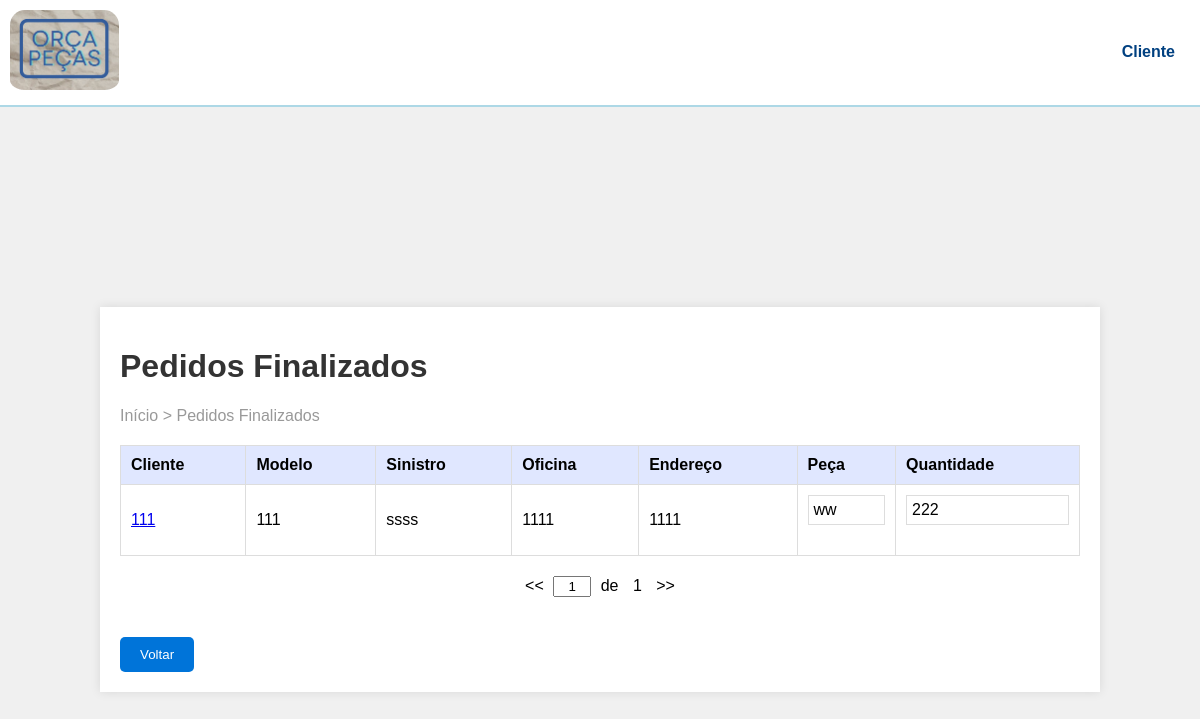
/finalizados/ (signed in), run on the app's committed database.
### orcaPecas/models.py (models this page shows, shortened)
class Orcamento(models.Model):
    criador = models.ForeignKey(User, on_delete=models.CASCADE)
    nome = models.CharField(max_length=100)
    modelo = models.CharField(max_length=100)
    placa = models.CharField(max_length=100)
    data_criacao = models.DateTimeField(auto_now_add=True)
    oficina_entrega_nome = models.CharField(max_length=100)
    oficina_entrega_endereco = models.TextField()
    status = models.CharField(max_length=27, default='Pendente')
    comentarios_cliente = models.TextField(blank=True, null=True)
    comentarios_fornecedor = models.TextField(blank=True, null=True)
    prazo_entrega = models.DateField(blank=True, null=True)
    valor_total = models.DecimalField(max_digits=10, decimal_places=2, blank=True, null=True)
    itens_orcamento = models.JSONField(default=list)

### orcaPecas/views.py (the view)
# urls.py: path('finalizados/', views.orcamentos_finalizados, name='finalizados'),
def orcamentos_finalizados(request):
    orcamentos = Orcamento.objects.filter(status='Aprovado')
    return render(request, 'pages/finalizados.html', {'orcamentos': orcamentos})

### orcaPecas/templates/pages/finalizados.html (shortened to what this page needs)
{% load static %}
<!DOCTYPE html>
<html lang="en">
<head>
    <link rel="stylesheet" href="{% static 'css/style_orcamento.css' %}" />
</head>
<body>
  <header>
    <img src="{% static 'images/logoOrcaPecas.PNG' %}" alt="Logo" />
    <span class="user-name">{{ user }}</span>
  </header>
  <div class="container">
    <h1>Pedidos Finalizados</h1>
    <div class="breadcrumb">Início > Pedidos Finalizados</div>
    <div class="table-container">
    <table>
        <thead>
          <tr>
            <th>Cliente</th>
            <th>Modelo</th>
            <th>Sinistro</th>
            <th>Oficina</th>
            <th>Endereço</th>
            <th>Peça</th>
            <th>Quantidade</th>
          </tr>
        </thead>
        <tbody>
            {% for orcamento in orcamentos %}
          <tr>
            <td>
                <a href="{%url 'finalizados2' orcamento.id %}">{{ orcamento.nome }}</a>
            </td>
            <td>{{ orcamento.modelo }}</td>
            <td>{{ orcamento.comentarios_cliente }}</td>
            <td>{{ orcamento.oficina_entrega_nome }}</td>
            <td>{{ orcamento.oficina_entrega_endereco }}</td>
            <td>
                <table class="sub-table">
                    {% for item in orcamento.itens_orcamento %}
                    <tr>
                        <td>{{ item.peca }}</td>
                    </tr>
                    {% endfor %}
                </table>
            </td>
            <td>
                <table class="sub-table">
                    {% for item in orcamento.itens_orcamento %}
                    <tr>
                        <td>{{ item.quantidade }}</td>
                    </tr>
                    {% endfor %}
                </table>
            </td>
          </tr>
          {% endfor %}
        </tbody>
      </table>
    </div>
    <div class="pagination">
        <span>&lt;&lt;</span>
        <input type="text" value="1">
        <span>de</span>
        <span>1</span>
        <span>&gt;&gt;</span>
    </div>
    <a href="{% url 'index' %}"><button type="button" class="btn-back">Voltar</button></a>
  </div>
</body>
</html>

### templates/static/css/style_orcamento.css (style rules this page uses)
header { display: flex; justify-content: space-between; align-items: center; background-color: white; border-bottom: 2px solid #add8e6; padding: 10px; margin-bottom: 200px; }
header img { max-height: 80px; padding-bottom: 5px; border-radius: 15px; }
.user-name { color: #004080; margin-right: 10px; }
body { font-family: Arial, sans-serif; background-color: #f0f0f0; margin: 0; padding: 0; }
.container { width: 80%; margin: 100px auto; padding: 20px; background-color: white; box-shadow: 0 0 10px rgba(0, 0, 0, 0.1); }
h1 { color: #333; }
.breadcrumb { color: #999; margin-bottom: 20px; }
.table-container { overflow-x: auto; }
table { width: 100%; border-collapse: collapse; margin-bottom: 20px; }
th, td { padding: 10px; border: 1px solid #ddd; text-align: left; }
th { background-color: #e0e7ff; }
.pagination { text-align: center; margin-bottom: 20px; }
.pagination span { margin: 0 5px; cursor: pointer; }
.pagination input { width: 30px; text-align: center; }
button { text-align: center; margin-top: 20px; }
button { padding: 10px 20px; background-color: #0074d9; color: #fff; border: none; border-radius: 5px; cursor: pointer; margin-right: 10px; }
.user-name { margin-right: 15px; font-weight: bold; color: #004080; }
.sub-table { width: 100%; border-collapse: collapse; }
.sub-table th, .sub-table td { border: 1px solid #ddd; padding: 5px; }

### data on the page
Orcamento: nome "111", modelo "111", comentarios_cliente "ssss", oficina_entrega_nome "1111", oficina_entrega_endereco "1111", peca "ww", quantidade "222"

### other printed values
{{ user }} "Cliente"
